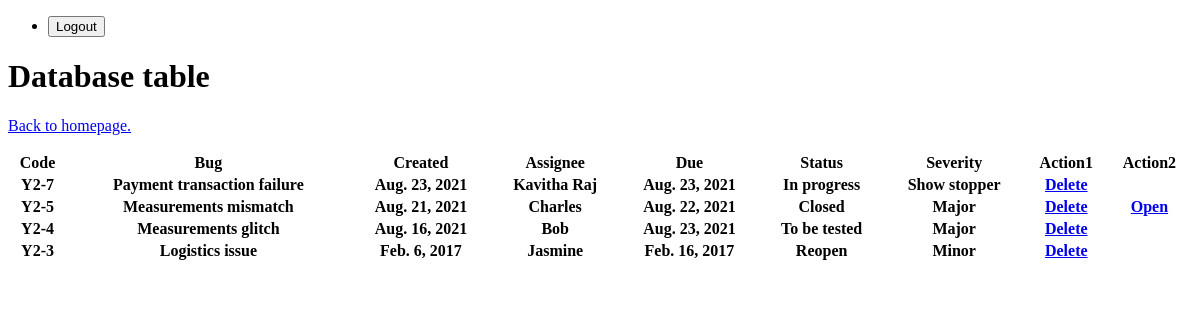
Page /view_database/ on the earlier database version.
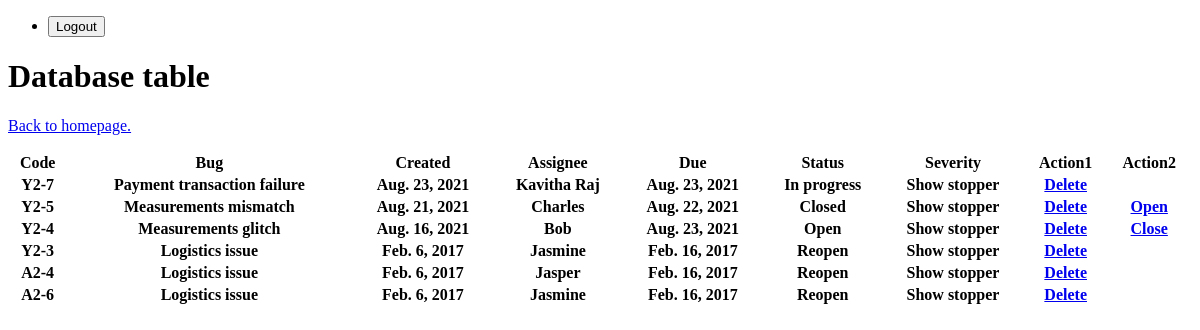
Same page on the later database version.
### tickets/models.py (models this page shows, shortened)
class Ticket(models.Model):
    code = models.CharField(max_length=7)
    bug = models.CharField(max_length=50)
    created = models.DateField(null=True)
    assignee = models.CharField(max_length=50)
    due = models.DateField(null=True)
    status = models.CharField(max_length=20)
    severity = models.CharField(max_length=20, choices=STATUS_CHOICES, default="major")

### tickets/views.py (the view)
# urls.py: path('view_database/', views.view_database, name="database_view"),
def view_database(request):
    data = Ticket.objects.all()
    return TemplateResponse(request, "ticket_data.html", {"data1": data})

### tickets/templates/ticket_data.html
{% extends 'base_layout.html' %}
{% block content %}
    <h1>Database table</h1>
    <p><a href="/">Back to homepage.</a></p>
    <div class = "tickets">
        <table style="width:100%">
            <tr>
                <th>Code</th>
                <th>Bug</th>
                <th>Created</th>
                <th>Assignee</th>
                <th>Due</th>
                <th>Status</th>
                <th>Severity</th>
                <th>Action1</th>
                <th>Action2</th>
            </tr>
        {% for entry in data1 %}
            <tr>
                <th>{{entry.code}}</th>
                <th>{{entry.bug}}</th>
                <th>{{entry.created}}</th>
                <th>{{entry.assignee}}</th>
                <th>{{entry.due}}</th>
                <th>{{entry.status}}</th>
                <th>{{entry.get_severity_display}}</th>
                <th><a href="/delete/{{entry.id}}/">Delete</a></th>
                <th><a href="/change_status/{{entry.id}}/">
                    {% if entry.status == "Closed" %}
                        Open
                    {% elif entry.status == "Open" %}
                        Close
                    {% endif %}
                </a></th>
            </tr>
        {% endfor %}
        </table>
    </div>
{% endblock %}

### templates/base_layout.html (shortened to what this page needs)
<!DOCTYPE html>
<html lang="en">
<head>
</head>
    <body>
        <header class="wrapper">
            <nav>
                <ul>
                    <li>
                        <form class="logout-link" action="{% url 'accounts:logout' %}" method="post">
                            <button type="submit">Logout</button>
                        </form>
                    </li>
                </ul>
            </nav>
        </header>
        <div class="wrapper">
            {% block content %}
            {% endblock %}
        </div>
    </body>
</html>

Differences in the rows shown:
changed Ticket "Measurements mismatch": severity "Major" → "Show stopper"
changed Ticket "Measurements glitch": status "To be tested" → "Open"; severity "Major" → "Show stopper"; now shows "Close"
changed Ticket (number 4 of 6 on the later page): severity "Minor" → "Show stopper"
added Ticket: code "A2-4", bug "Logistics issue", created "Feb. 6, 2017", assignee "Jasper", due "Feb. 16, 2017", status "Reopen", severity "Show stopper"
added Ticket: code "A2-6", bug "Logistics issue", created "Feb. 6, 2017", assignee "Jasmine", due "Feb. 16, 2017", status "Reopen", severity "Show stopper"
